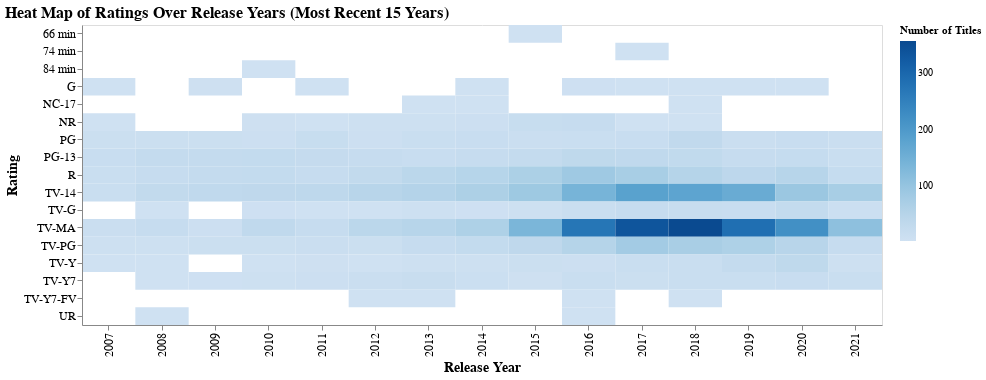

Notebook cell for this chart:
### Code cell
titlestr = f"Heat Map of Ratings Over Release Years (Most Recent {yeartoanlyize} Years)"
rating_year_counts = movies_recent.groupby(['release_year', 'rating']).size().reset_index(name='Count')

rating_year_counts['release_year'] = rating_year_counts['release_year'].astype(str)

heatmap = alt.Chart(rating_year_counts).mark_rect().encode(
    x=alt.X('release_year:O', title='Release Year', sort=recent_years),
    y=alt.Y('rating:N', title='Rating'),
    color=alt.Color('Count:Q', title='Number of Titles', scale=alt.Scale(scheme='blues')),
    tooltip=[
        alt.Tooltip('release_year:O', title='Release Year'),
        alt.Tooltip('rating:N', title='Rating'),
        alt.Tooltip('Count:Q', title='Number of Titles')
    ]
).properties(
    title=titlestr,
    width=800,
    height=300
).configure_axis(
    labelFontSize=12,
    titleFontSize=14
).configure_title(
    fontSize=16,
    anchor='start'
)
# Display the chart
heatmap

### Figure 1 — Vega specification as saved in the notebook (floating-point values rounded to 4 significant figures; data arrays with more than 128 entries replaced by an {"elided": "..."} marker saying what was removed)
{"$schema": "https://vega.github.io/schema/vega/v5.json", "data": [{"name": "source_0"}, {"name": "data_0", "values": {"elided": "162 records"}}, {"name": "source_0_x_domain_release_year", "values": [{"release_year": "2007", "sort_field": 15.0}, {"release_year": "2008", "sort_field": 15.0}, {"release_year": "2009", "sort_field": 15.0}, {"release_year": "2010", "sort_field": 15.0}, {"release_year": "2011", "sort_field": 15.0}, {"release_year": "2012", "sort_field": 15.0}, {"release_year": "2013", "sort_field": 15.0}, {"release_year": "2014", "sort_field": 15.0}, {"release_year": "2015", "sort_field": 15.0}, {"release_year": "2016", "sort_field": 15.0}, {"release_year": "2017", "sort_field": 15.0}, {"release_year": "2018", "sort_field": 15.0}, {"release_year": "2019", "sort_field": 15.0}, {"release_year": "2020", "sort_field": 15.0}, {"release_year": "2021", "sort_field": 15.0}]}, {"name": "data_0_y_domain_rating", "values": [{"rating": "G"}, {"rating": "NR"}, {"rating": "PG"}, {"rating": "PG-13"}, {"rating": "R"}, {"rating": "TV-14"}, {"rating": "TV-MA"}, {"rating": "TV-PG"}, {"rating": "TV-Y"}, {"rating": "TV-G"}, {"rating": "TV-Y7"}, {"rating": "UR"}, {"rating": "84 min"}, {"rating": "TV-Y7-FV"}, {"rating": "NC-17"}, {"rating": "66 min"}, {"rating": "74 min"}]}, {"name": "data_0_color_domain_Count", "values": [{"min": 1, "max": 358}]}], "marks": [{"type": "rect", "name": "marks", "from": {"data": "data_0"}, "encode": {"update": {"height": {"signal": "max(0.25, bandwidth('y'))"}, "fill": {"field": "Count", "scale": "color"}, "tooltip": {"signal": "{\"Release Year\": isValid(datum[\"release_year\"]) ? datum[\"release_year\"] : \"\"+datum[\"release_year\"], \"Rating\": isValid(datum[\"rating\"]) ? datum[\"rating\"] : \"\"+datum[\"rating\"], \"Number of Titles\": format(datum[\"Count\"], \"\")}"}, "width": {"signal": "max(0.25, bandwidth('x'))"}, "x": {"field": "release_year", "scale": "x"}, "y": {"field": "rating", "scale": "y"}}}, "style": ["rect"]}], "scales": [{"name": "x", "type": "band", "domain": {"data": "source_0_x_domain_release_year", "field": "release_year", "sort": {"op": "max", "field": "sort_field"}}, "range": [0, {"signal": "width"}], "paddingOuter": 0, "paddingInner": 0}, {"name": "y", "type": "band", "domain": {"data": "data_0_y_domain_rating", "field": "rating", "sort": true}, "range": [0, {"signal": "height"}], "paddingOuter": 0, "paddingInner": 0}, {"name": "color", "type": "linear", "domain": [{"signal": "(data(\"data_0_color_domain_Count\")[0] || {}).min"}, {"signal": "(data(\"data_0_color_domain_Count\")[0] || {}).max"}], "range": {"scheme": "blues"}, "interpolate": "hcl", "zero": false}], "axes": [{"scale": "x", "labelAlign": "right", "zindex": 1, "grid": false, "labelAngle": 270, "labelBaseline": "middle", "title": "Release Year", "orient": "bottom"}, {"scale": "y", "title": "Rating", "zindex": 1, "orient": "left", "grid": false}], "title": {"text": "Heat Map of Ratings Over Release Years (Most Recent 15 Years)", "anchor": "start"}, "padding": 5, "width": 800, "background": "white", "height": 300, "legends": [{"title": "Number of Titles", "fill": "color", "gradientLength": {"signal": "clamp(height, 64, 200)"}}], "style": "cell", "config": {"axis": {"labelFontSize": 12, "titleFontSize": 14}, "style": {"group-title": {"fontSize": 16}}}}
